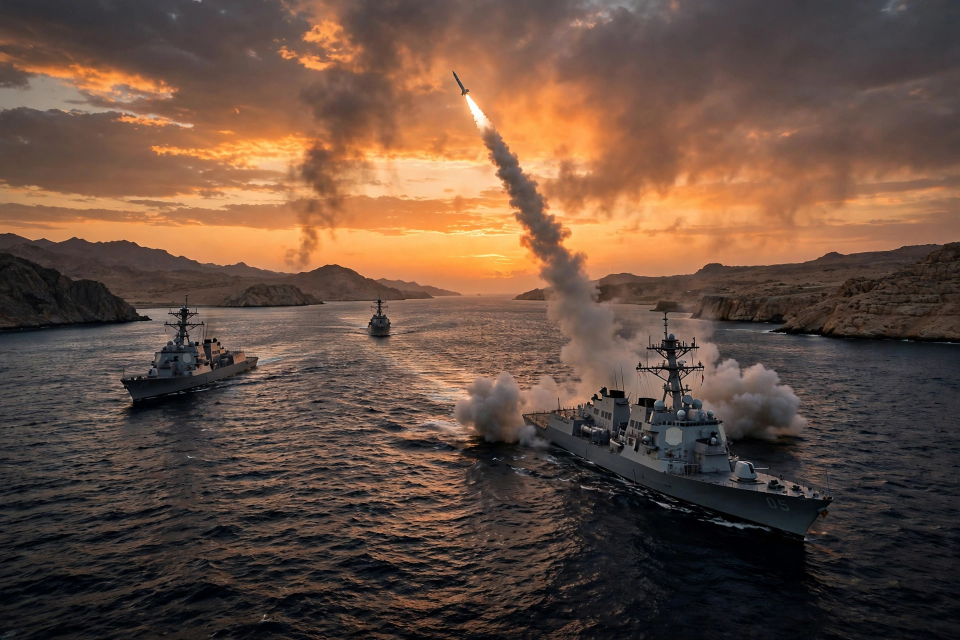
#> input picture photos/hero1-gulf.webp, 1920 x 1280 px (shown at 1/2 size); the run also reads 1 picture not shown here
$ python draw.py
#> lines starting #> are read from the running program, lines starting #| are printed output that depends on the picture
#!/usr/bin/env python3
"""Draw entry.png v5 for news-image-20261119: 'The World - Thursday 19 November 2026'.

v5 (fadli: gambar 4-11 kecil bngt, tulisan diperkecil tapi jelas, gambar
diperbesar, peta lebih nyata): banner kartu kecil 56->84px (v4) dengan kartu
174px, panel hero 100->115px (hero 202px), huruf diperkecil lagi (hero
headline 15->14pt, deck 12->11pt; kartu kecil 14->13pt / 11->10pt; ALSO
10->9.5->9pt; masthead 40->37pt; strip angka 30->27px, strip UTC 22->20px)
tapi tinta lebih pekat (headline RGB 16, deck 30) supaya tetap jelas.
Foto tetap 11 foto yang sama, TAPI crop per foto digeser dari centre-crop
buta (CROP_FOCUS: hero 3 ke atas 0.25 supaya bendera + kepala kebaca,
hero 2 ke bawah 0.60 supaya bendera + meja kebaca, dst). Peta 420x250 ->
448x242: shading terrain lembut di daratan, batas negara besar, pulau
(Jepang, Indonesia, Madagaskar, NZ, Islandia, Kuba, Filipina), label
benua, kompas, pin r=8 (pin 8 Houston vs pin 5 Miami berjarak 19.5px,
gap 3.5px). Isi 33 berita, masthead, Judge Note, footer, strip angka
dan strip UTC TIDAK BERUBAH dari v4.
"""
import os
import sys
from PIL import Image, ImageDraw, ImageFont

W, H = 1024, 1024
PAPER = (247, 241, 222)
INK = (16, 16, 14)          # v5: hitam pekat untuk headline
DECK = (30, 30, 28)         # v5: deck minimal RGB 30, tetap kontras tinggi
RED = (176, 32, 32)
DARKRED = (120, 20, 20)
MUTED = (90, 82, 66)        # v5: digelapkan (v4: 112,102,86) supaya jelas
RULE = (40, 40, 38)
OCEAN = (214, 230, 227)
LAND = (198, 206, 158)
LANDB = (138, 150, 102)
BORDERLINE = (105, 116, 78)  # v5: batas negara, lebih redup dari pantai
CONTLBL = (96, 104, 72)      # v5: label benua di atas daratan
GOLD = (176, 138, 58)

FD = "/usr/share/fonts/truetype/dejavu/"
SERIF = FD + "DejaVuSerif.ttf"
SERIFB = FD + "DejaVuSerif-Bold.ttf"
SANS = FD + "DejaVuSans.ttf"
SANSB = FD + "DejaVuSans-Bold.ttf"


def font(path, size):
    return ImageFont.truetype(path, size)


def wrap(text, fnt, width):
    """Greedy word wrap; returns list of lines fitting width."""
    lines, cur = [], ""
    for word in text.split(" "):
        trial = (cur + " " + word).strip()
        if fnt.getlength(trial) <= width:
            cur = trial
        else:
            if cur:
                lines.append(cur)
            cur = word
    if cur:
        lines.append(cur)
    return lines


def text_h(fnt, lines, leading):
    return len(lines) * leading


# [5 lines left out: function draw_wrapped, not called in this run]


def centered(d, cx, y, text, fnt, fill):
    d.text((cx - fnt.getlength(text) / 2, y), text, font=fnt, fill=fill)


# ---------------------------------------------------------------- stories
MAIN = [
    dict(n=1, kicker="MIDDLE EAST · US–IRAN",
         head="Iran widens Gulf attacks as US hits back",
         deck="Tehran strikes a US base in Kuwait and Bahrain again; US forces hit a missile site on Qeshm Island.",
         icon="missile", lon=50, lat=26),
    dict(n=2, kicker="CHINA · APEC",
         head="Trump, Xi and Putin to meet in Shenzhen",
         deck="Trilateral talks set for Thursday on the sidelines of the APEC summit.",
         icon="summit", lon=114, lat=22),
    dict(n=3, kicker="CHINA · SUMMIT",
         head="Trump and Putin to meet one on one",
         deck="First meeting since Alaska in August 2025, also in China on Thursday.",
         icon="table", lon=102, lat=37),
    dict(n=4, kicker="UNITED STATES · TECH",
         head="Nvidia's new chief promises faster pay rises",
         deck="Acting CEO Colette Kress moves raises to December after Huang resigns; H-chip sales to China stopped.",
         icon="chip", lon=-122, lat=37),
    dict(n=5, kicker="CULTURE · GAMES",
         head="GTA VI begins global rollout",
         deck="Vice City returns as the game launches in Australia with a 99 on Metacritic.",
         icon="game", lon=-80, lat=26),
    dict(n=6, kicker="EUROPE · UKRAINE",
         head="EU proposes €45bn loan for Kyiv",
         deck="Brussels plan would be repaid after Russia pays reparations.",
         icon="bank", lon=4.5, lat=51),
    dict(n=7, kicker="UKRAINE · WAR",
         head="Crimea bridge hit for a second day",
         deck="Ukraine strikes another span; Russia pounds bridges around Kyiv in reply.",
         icon="bridge", lon=34, lat=45),
    dict(n=8, kicker="SPACE · NASA",
         head="Voyager 1 reaches one light-day from Earth",
         deck="After almost 50 years in space, the probe passes the milestone; NASA confirms on Thursday.",
         icon="rocket", lon=-95, lat=29.5),
    dict(n=9, kicker="THE HAGUE · LAW",
         head="World court rules on Myanmar today",
         deck="ICJ delivers judgment in the Rohingya genocide case brought by The Gambia.",
         icon="scales", lon=4.3, lat=52.2, dx=30, dy=-16),
    dict(n=10, kicker="INDIA · WEATHER",
         head="Cyclone Akvan nears landfall",
         deck="Storm expected between Machilipatnam and Puri; Andhra Pradesh and Odisha on high alert.",
         icon="storm", lon=80.5, lat=16),
    dict(n=11, kicker="UNITED STATES · ECONOMY",
         head="Fed minutes point to more rate rises",
         deck="Most officials expect further hikes if inflation and jobs stay hot.",
         icon="chart", lon=-77, lat=39),
]

ALSO = [
    (12, "PHILIPPINES", "Trump wraps Manila visit, says major trade deal finalised"),
    (13, "CANADA", "Carney adjusts China ties, seeks the right deal with US"),
    (14, "WEST BANK", "Australia sanctions Israeli settlers over expansion"),
    (15, "GAZA", "Israeli ground forces move into central Gaza after evacuation orders"),
    (16, "VENEZUELA", "Hegseth makes first visit since Maduro's seizure"),
    (17, "IRAQ", "Six French nationals jailed for life over ISIL"),
    (18, "ALASKA", "Democrat Peltola wins Senate seat, 56–44 majority"),
    (19, "UNITED STATES", "Tougher rules proposed for employment green cards"),
    (20, "CONGRESS", "Liu Yunping elected Democratic Caucus chair, first Taiwanese American"),
    (21, "BULGARIA", "LPG tanker that sank was hit by projectiles, official says"),
    (22, "UNITED STATES", "NSA outage hits classified internal network"),
    (23, "FINANCE", "Deutsche Bank handled $582m in Epstein-linked deals, FT reports"),
    (24, "SOMALIA", "Mogadishu accuses UAE of building secret military bases"),
    (25, "SAUDI ARABIA", "Danger passed in three southern cities after alerts"),
    (26, "LIBYA", "Cocaine and millions of pills seized in the east"),
    (27, "CALIFORNIA", "Atmospheric river brings flood advisories"),
    (28, "TECH", "Microsoft in talks to sell AI services to ByteDance"),
    (29, "TOKYO", "India and Japan set to review defence ties"),
    (30, "INDIA", "Air India crash probe report at 'fag end', court told"),
    (31, "FRANCE", "Justice minister says Mélenchon could win presidency"),
    (32, "CRICKET", "Duckett's 133 puts England on top in third ODI"),
    (33, "TECH", "Baidu chief warns of an AI bubble"),
]

# ------------------------------------------------------- continents (lon, lat)
CONTINENTS = [
    # North America (Hudson Bay carved in, Florida and Baja drawn out,
    # Arctic coast kept below lat 73 so nothing is clipped at the top)
    [(-168, 66), (-150, 70), (-135, 70), (-125, 72), (-115, 73), (-105, 72),
     (-95, 73), (-85, 73), (-80, 70), (-85, 66), (-90, 62), (-93, 58),
     (-92, 54), (-87, 52), (-82, 51), (-79, 54), (-77, 58), (-72, 60),
     (-68, 62), (-64, 60), (-60, 58), (-56, 52), (-60, 47), (-65, 44),
     (-70, 42), (-74, 39), (-76, 35), (-80, 32), (-81, 27), (-80, 25),
     (-84, 30), (-89, 29), (-94, 29), (-97, 26), (-97, 21), (-94, 18),
     (-90, 15), (-92, 14), (-95, 16), (-100, 18), (-105, 20), (-110, 23),
     (-112, 28), (-115, 31), (-118, 34), (-121, 35), (-124, 40), (-124, 48),
     (-128, 52), (-133, 56), (-140, 60), (-148, 60), (-155, 58),
     (-162, 58), (-166, 61), (-168, 66)],
    # Greenland
    [(-45, 60), (-32, 68), (-20, 70), (-25, 76), (-40, 80), (-55, 77),
     (-58, 71), (-53, 64), (-45, 60)],
    # South America
    [(-80, 10), (-76, 5), (-70, 2), (-60, 0), (-52, -3), (-44, -3),
     (-35, -8), (-38, -15), (-41, -22), (-48, -28), (-54, -34), (-58, -39),
     (-65, -45), (-68, -52), (-73, -50), (-73, -40), (-72, -30), (-71, -20),
     (-76, -14), (-80, -5), (-81, 0), (-80, 10)],
    # Europe
    [(-10, 36), (-9, 43), (-2, 44), (-1, 48), (0, 50), (3, 53), (7, 54),
     (8, 57), (10, 59), (14, 58), (18, 56), (21, 55), (24, 58), (27, 60),
     (30, 62), (31, 70), (28, 71), (22, 70), (16, 68), (12, 65), (10, 62),
     (5, 60), (5, 58), (2, 56), (-2, 53), (-5, 50), (-8, 44), (-10, 38),
     (-10, 36)],
    # Africa
    [(-6, 35), (0, 36), (10, 37), (20, 32), (30, 31), (34, 28), (37, 22),
     (39, 18), (43, 12), (48, 11), (51, 12), (46, 4), (41, -2), (40, -8),
     (38, -15), (35, -20), (33, -26), (29, -32), (25, -34), (19, -35),
     (16, -32), (14, -25), (12, -18), (9, -8), (9, -1), (9, 4), (2, 6),
     (-5, 5), (-10, 5), (-14, 8), (-17, 14), (-17, 20), (-15, 25), (-11, 30),
     (-6, 35)],
    # Asia
    [(30, 70), (35, 68), (45, 68), (55, 70), (65, 71), (75, 72), (85, 73),
     (95, 75), (105, 76), (115, 74), (125, 73), (135, 72), (145, 71),
     (155, 70), (165, 69), (175, 67), (178, 65), (172, 62), (165, 60),
     (158, 56), (156, 51), (150, 49), (143, 45), (141, 40), (138, 36),
     (135, 34), (130, 33), (127, 35), (124, 39), (121, 36), (120, 31),
     (118, 26), (114, 22), (110, 20), (108, 14), (106, 9), (103, 8),
     (100, 7), (98, 12), (96, 15), (93, 17), (91, 22), (88, 22), (86, 20),
     (83, 17), (80, 15), (78, 9), (76, 10), (74, 14), (72, 20), (69, 22),
     (66, 25), (62, 25), (58, 26), (56, 27), (53, 28), (51, 29), (49, 30),
     (47, 30), (44, 29), (41, 30), (39, 32), (36, 36), (34, 36), (31, 36),
     (30, 38), (31, 42), (33, 45), (36, 46), (39, 48), (42, 50), (45, 53),
     (48, 55), (50, 58), (52, 62), (52, 66), (45, 68), (38, 68), (30, 70)],
    # Australia
    [(113, -22), (114, -28), (114, -32), (118, -35), (124, -33), (129, -32),
     (132, -32), (135, -35), (138, -35), (141, -38), (145, -38), (149, -37),
     (151, -34), (153, -31), (153, -27), (151, -24), (148, -20), (146, -19),
     (142, -15), (142, -11), (137, -12), (135, -15), (132, -12), (130, -13),
     (127, -14), (124, -16), (121, -18), (117, -20), (113, -22)],
    # Britain
    [(-5, 50), (-3, 53), (-5, 56), (-4, 58), (-2, 58), (0, 53), (1, 51),
     (-3, 50), (-5, 50)],
]

# v5: pulau-pulau besar yang tidak ada di CONTINENTS (data terpisah, agar
# CONTINENTS tetap identik dengan v4). Digambar + di-shading seperti daratan.
ISLANDS = [
    # Japan
    [(130, 31), (132, 33), (135, 34), (137, 36), (139, 38), (141, 41),
     (143, 42), (145, 44), (143, 44), (141, 40), (139, 37), (136, 34),
     (132, 32), (130, 31)],
    # Sumatra
    [(95, 5), (98, 3), (100, 0), (103, -2), (106, -6), (104, -6),
     (101, -3), (98, 0), (95, 3), (95, 5)],
    # Borneo
    [(109, 1), (112, 4), (116, 6), (119, 2), (118, -2), (115, -4),
     (111, -3), (109, -1), (109, 1)],
    # Java
    [(105, -6), (108, -7), (111, -7), (114, -8), (114, -7), (110, -6),
     (106, -6), (105, -6)],
    # New Guinea
    [(131, -1), (135, -2), (140, -3), (145, -6), (150, -9), (147, -8),
     (142, -8), (137, -5), (133, -3), (131, -1)],
    # Madagascar
    [(44, -16), (47, -15), (50, -16), (49, -20), (46, -24), (44, -22),
     (43, -18), (44, -16)],
    # New Zealand
    [(167, -45), (170, -42), (174, -39), (177, -38), (178, -37),
     (175, -40), (172, -43), (168, -46), (167, -45)],
    # Iceland
    [(-18, 63.5), (-15, 64), (-13, 65), (-16, 66), (-20, 66), (-22, 65),
     (-20, 64), (-18, 63.5)],
    # Cuba
    [(-85, 22), (-80, 23), (-75, 20), (-74, 20), (-78, 22), (-85, 22)],
    # Philippines (Luzon + Mindanao, satu gumpalan kasar)
    [(120, 18), (122, 18), (122, 14), (123, 11), (122, 7), (121, 10),
     (120, 13), (120, 18)],
]

# v5: batas negara besar (garis tipis di dalam daratan, perkiraan kasar —
# bukan batas resmi). Digambar SEBELUM garis pantai supaya pantai tetap
# paling tegas.
BORDERS = [
    # US - Canada (lewat Great Lakes, perkiraan)
    [(-124, 49), (-110, 49), (-95, 49), (-89, 48), (-83, 43), (-79, 43),
     (-75, 45), (-70, 44), (-66, 45)],
    # US - Mexico
    [(-117, 32.5), (-111, 31), (-106, 31.5), (-101, 29.5), (-97, 26)],
    # Brazil utara (perkiraan, sepanjang Amazon utara)
    [(-70, 11), (-66, 8), (-62, 6), (-57, 4), (-52, 4), (-50, 0)],
    # Brazil - Argentina / Uruguay
    [(-57, -22), (-55, -27), (-53, -33)],
    # Rusia selatan (Kazakhstan / Mongolia)
    [(75, 49), (85, 50), (95, 50), (105, 50), (115, 51), (122, 52)],
    # Rusia - Cina
    [(122, 52), (130, 48), (135, 44), (131, 42)],
    # Cina - India
    [(78, 35), (84, 30), (90, 28), (97, 29)],
    # Pakistan - India
    [(70, 24), (72, 28), (75, 33), (78, 35)],
    # Prancis - Jerman
    [(3, 49), (6, 49), (7, 47)],
    # Prancis - Spanyol
    [(-2, 43.5), (0, 42.5), (3, 42.3)],
    # Jerman - Polandia
    [(14, 54), (14, 51), (15, 50)],
    # Norwegia - Swedia
    [(12, 59), (15, 64), (18, 69)],
    # Mesir - Sudan
    [(25, 22), (33, 22)],
    # Niger - Nigeria
    [(3, 12), (10, 13)],
    # Afrika Selatan, batas utara (perkiraan)
    [(16, -28), (20, -29), (25, -28), (28, -26)],
]


# ------------------------------------------------------------------- icons
# Flat vector-style icons, drawn with PIL shapes inside a box (x, y, w, h).
# [134 lines left out: functions icon_missile, icon_summit, icon_table, icon_chip, icon_game, icon_bank and 5 more, not called in this run]


ICONS = {"missile": icon_missile, "summit": icon_summit, "table": icon_table,
         "chip": icon_chip, "game": icon_game, "bank": icon_bank,
         "bridge": icon_bridge, "rocket": icon_rocket, "scales": icon_scales,
         "storm": icon_storm, "chart": icon_chart}


# --------------------------------------------------------------------- map
# [114 lines left out: functions project, draw_map, not called in this run]


# ------------------------------------------------------------------- photos
# Fotorealistik HD (1920x1280, hasil generate) di photos/ di bawah repo.
# draw.py load via path relatif terhadap file ini (kit me-re-run draw.py
# dari repo, jadi foto ikut di-push). Crop vertikal per foto (CROP_FOCUS,
# v5) ke aspek slot, resize LANCZOS (downscale dari 1920px -> tajam,
# tidak buram).
HERE = os.path.dirname(os.path.abspath(__file__))
PHOTOS = os.path.join(HERE, "photos")
PHOTO_FILES = {
    1: "hero1-gulf.webp", 2: "hero2-shenzhen.webp", 3: "hero3-oneonone.webp",
    4: "card4-nvidia.webp", 5: "card5-gtavi.webp", 6: "card6-eu.webp",
    7: "card7-crimea.webp", 8: "card8-voyager.webp", 9: "card9-icj.webp",
    10: "card10-cyclone.webp", 11: "card11-fed.webp",
}
_photo_cache = {}


# v5: crop focus per foto = posisi vertikal jendela crop sebagai fraksi
# dari slack vertikal (0 = paling atas, 0.5 = tengah, 1 = paling bawah).
# Dipilih setelah melihat tiap foto 1920x1280: 3 ke atas (bendera US/Rusia
# + kepala di y 150-750, meja di bawah), 2 ke bawah (bendera di y 700-880),
# 9 ke atas (menara + fasad di y 110-850, halaman di bawah), 11 ke bawah
# (gedung di y 380-950, langit di atas), 4/6 sedikit dari tengah.
CROP_FOCUS = {1: 0.45, 2: 0.60, 3: 0.25, 4: 0.55, 5: 0.45, 6: 0.40,
              7: 0.50, 8: 0.50, 9: 0.35, 10: 0.50, 11: 0.55}


def photo_slot(n, w, h):
    key = (n, w, h)
    if key in _photo_cache:
        return _photo_cache[key]
    im = Image.open(os.path.join(PHOTOS, PHOTO_FILES[n])).convert("RGB")
    sw, sh = im.size
    target = w / h
    srcc = sw / sh
    if srcc > target:
        nw = int(sh * target)
        x0 = (sw - nw) // 2
        im = im.crop((x0, 0, x0 + nw, sh))
    else:
        nh = int(sw / target)
        focus = CROP_FOCUS.get(n, 0.5)
        y0 = int(round(focus * (sh - nh)))
        y0 = max(0, min(sh - nh, y0))
        im = im.crop((0, y0, sw, y0 + nh))
    im = im.resize((w, h), Image.LANCZOS)
    _photo_cache[key] = im
    return im


# Angka-angka di strip ini HANYA yang benar-benar ada di teks 33 berita:
#  EUR45bn = head #6; 99 = deck #5; 50 yrs = deck #8 ("almost 50 years");
#  56-44 = ALSO #18; $582m = ALSO #23; 133 = ALSO #32.
NUMBERS = [
    ("\u20ac45bn", "EU loan for Kyiv"),
    ("99", "GTA VI on Metacritic"),
    ("50 yrs", "Voyager 1 in space"),
    ("56\u201344", "Peltola Senate win"),
    ("$582m", "Epstein-linked deals"),
    ("133", "Duckett, third ODI"),
]

# Slot UTC HANYA dari berita kita (tanpa jam yang tidak ada di teks:
# fase hari dipakai, bukan jam fiktif; Banxico TIDAK ada di berita kita).
UTC_SLOTS = [
    ("EARLY", "GTA VI begins global rollout"),
    ("MORNING", "World court rules on Myanmar"),
    ("DAY", "Trump, Xi and Putin in Shenzhen"),
    ("AFTERNOON", "Voyager 1: one light-day"),
    ("EVENING", "Fed minutes: more rate rises"),
]


def draw_numbers_strip(d, y, h=27):
    d.line([26, y, W - 26, y], fill=RULE, width=1)
    cw = (W - 52) // 6
    big_f = font(SERIFB, 16)
    cap_f = font(SANS, 8)
    for i, (num, cap) in enumerate(NUMBERS):
        cx = 26 + i * cw + cw // 2
        d.text((cx, y + 1), num, font=big_f, fill=RED, anchor="ma")
        d.text((cx, y + 17), cap, font=cap_f, fill=INK, anchor="ma")
        if i:
            d.line([26 + i * cw, y + 4, 26 + i * cw, y + h - 4],
                   fill=(210, 200, 175), width=1)
    d.line([26, y + h, W - 26, y + h], fill=RULE, width=1)
    return y + h


def draw_utc_strip(d, y, h=20):
    d.rectangle([26, y, 26 + 108, y + h], fill=RED)
    lab_f = font(SANSB, 9)
    d.text((26 + 54, y + h // 2), "THE DAY IN UTC", font=lab_f,
           fill=(255, 255, 255), anchor="mm")
    x0 = 26 + 108 + 8
    cw = (W - 26 - x0) // 5
    ph_f = font(SANSB, 9)
    ev_f = font(SANS, 8)
    for i, (ph, ev) in enumerate(UTC_SLOTS):
        x = x0 + i * cw
        assert ev_f.getlength(ev) <= cw - 6, f"UTC slot overflows: {ev!r}"
        d.text((x, y + 1), ph, font=ph_f, fill=RED)
        d.text((x, y + 10), ev, font=ev_f, fill=INK)
    d.line([26, y + h, W - 26, y + h], fill=RULE, width=1)
    return y + h


def draw_header_v3(d, y):
    centered(d, W // 2, y, "THE WORLD", font(SERIFB, 37), INK)
    y += 37 + 3
    d.line([26, y, W - 26, y], fill=RULE, width=2)
    y += 4
    centered(d, W // 2, y, "THURSDAY 19 NOVEMBER 2026", font(SANSB, 12), INK)
    y += 15
    centered(d, W // 2, y, "33 STORIES  \u00b7  6 CONTINENTS  \u00b7  ONE PAGE",
             font(SANS, 10), MUTED)
    y += 12
    d.line([26, y, W - 26, y], fill=RULE, width=1)
    return y + 5


def hero_card_photo(d, x, y, w, h, s, photo_h=115):
    """v5: panel foto 115px (v4: 100px), headline 14pt, deck 11pt, tinta
    pekat (INK 16 / DECK 30)."""
    num_f = font(SERIFB, 17)
    kick_f = font(SANSB, 9)
    head_f = font(SERIFB, 14)
    deck_f = font(SANS, 11)
    d.rectangle([x, y, x + w, y + h], fill=(253, 251, 243), outline=RULE, width=1)
    d._image.paste(photo_slot(s["n"], w - 2, photo_h), (x + 1, y + 1))
    ty = y + photo_h + 5
    d.rectangle([x + 8, ty, x + 28, ty + 18], fill=RED)
    num = str(s["n"])
    d.text((x + 18 - num_f.getlength(num) / 2, ty - 1), num, font=num_f,
           fill=(255, 255, 255))
    kw = kick_f.getlength(s["kicker"])
    assert kw <= w - 40, f"hero {s['n']} kicker overflows: {kw:.1f}px"
    d.text((x + 34, ty + 4), s["kicker"], font=kick_f, fill=RED)
    yy = ty + 22
    for ln in wrap(s["head"], head_f, w - 16):
        assert head_f.getlength(ln) <= w - 16, f"hero {s['n']} head overflows"
        d.text((x + 8, yy), ln, font=head_f, fill=INK)
        yy += 15
    yy += 2
    for ln in wrap(s["deck"], deck_f, w - 16):
        assert deck_f.getlength(ln) <= w - 16, f"hero {s['n']} deck overflows"
        d.text((x + 8, yy), ln, font=deck_f, fill=DECK)
        yy += 12
    margin = y + h - yy
    print(f"hero {s['n']}: bottom margin {margin}px")
    assert margin >= 2, f"hero {s['n']} text overflows by {-margin}px"
    return yy


def small_card_photo(d, x, y, w, h, s, photo_h=84):
    """v5: banner foto 84px (v4: 56px), headline 13pt, deck 10pt, tinta
    pekat (INK 16 / DECK 30)."""
    num_f = font(SERIFB, 15)
    kick_f = font(SANSB, 9)
    head_f = font(SERIFB, 13)
    deck_f = font(SANS, 10)
    d.rectangle([x, y, x + w, y + h], fill=(253, 251, 243), outline=RULE, width=1)
    d._image.paste(photo_slot(s["n"], w - 2, photo_h), (x + 1, y + 1))
    ty = y + photo_h + 4
    d.rectangle([x + 8, ty, x + 26, ty + 16], fill=RED)
    num = str(s["n"])
    d.text((x + 17 - num_f.getlength(num) / 2, ty - 1), num, font=num_f,
           fill=(255, 255, 255))
    kw = kick_f.getlength(s["kicker"])
    assert kw <= w - 44, f"small {s['n']} kicker overflows: {kw:.1f}px"
    d.text((x + 32, ty + 3), s["kicker"], font=kick_f, fill=RED)
    yy = ty + 18
    for ln in wrap(s["head"], head_f, w - 16):
        assert head_f.getlength(ln) <= w - 16, f"small {s['n']} head overflows"
        d.text((x + 8, yy), ln, font=head_f, fill=INK)
        yy += 14
    yy += 2
    for ln in wrap(s["deck"], deck_f, w - 16):
        assert deck_f.getlength(ln) <= w - 16, f"small {s['n']} deck overflows"
        d.text((x + 8, yy), ln, font=deck_f, fill=DECK)
        yy += 11
    margin = y + h - yy
    print(f"small {s['n']}: bottom margin {margin}px")
    assert margin >= 2, f"small {s['n']} text overflows by {-margin}px"
    return yy


# ----------------------------------------------------------------- header
# [75 lines left out: functions draw_header, draw_story, draw_also, draw_judge_footer, not called in this run]


# ---------------------------------------------------------------- layout A
def render_a(path):
    """v5: masthead 37pt + strip angka 27px + strip UTC 20px + 3 hero foto
    115px (202px) + 8 kartu kecil foto 84px (174px, 2 baris x 4) + peta
    realistis 448x242 bawah-kiri + ALSO 22 (9pt). Isi 33 berita, Judge
    Note dan footer TIDAK berubah dari v4 — hanya ukuran font, crop foto,
    dan geometri layout."""
#> called with path = 'entry.png'
    img = Image.new("RGB", (W, H), PAPER)
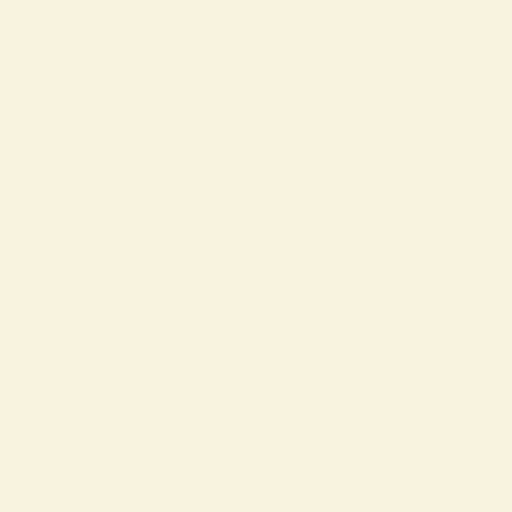
#> img: PIL image 1024x1024 RGB (shown at 1/2 size); mean R, G, B 247, 241, 222
    d = ImageDraw.Draw(img)
    y = draw_header_v3(d, 6)
#> y = 82
    y = draw_numbers_strip(d, y + 2)
#> y = 111
    y = draw_utc_strip(d, y + 2)
#> y = 133
    y += 6
#> y = 139
    # hero 1-3
    gap = 12
    cw = (W - 52 - gap * 2) // 3
    hero_h = 202
    for c in range(3):
        x = 26 + c * (cw + gap)
        hero_card_photo(d, x, y, cw, hero_h, MAIN[c])
#> in photo_slot, im is the input picture: PIL image 1920x1280 RGB; mean R, G, B 102.6, 77.9, 63.7
#> in photo_slot, `im = im.crop((0, y0, sw, y0 + nh))`:
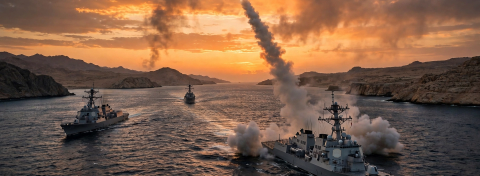
#> im: PIL image 1920x703 RGB (shown at 1/4 size); mean R, G, B 126.1, 93.9, 72.7
#> in photo_slot, `im = im.resize((w, h), Image.LANCZOS)`:
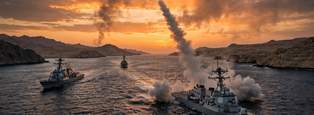
#> im: PIL image 314x115 RGB; mean R, G, B 126.1, 93.9, 72.7
#> in hero_card_photo, `ty = y + photo_h + 5`: ty = 259
#> (the rest of the program and of its run is left out)
